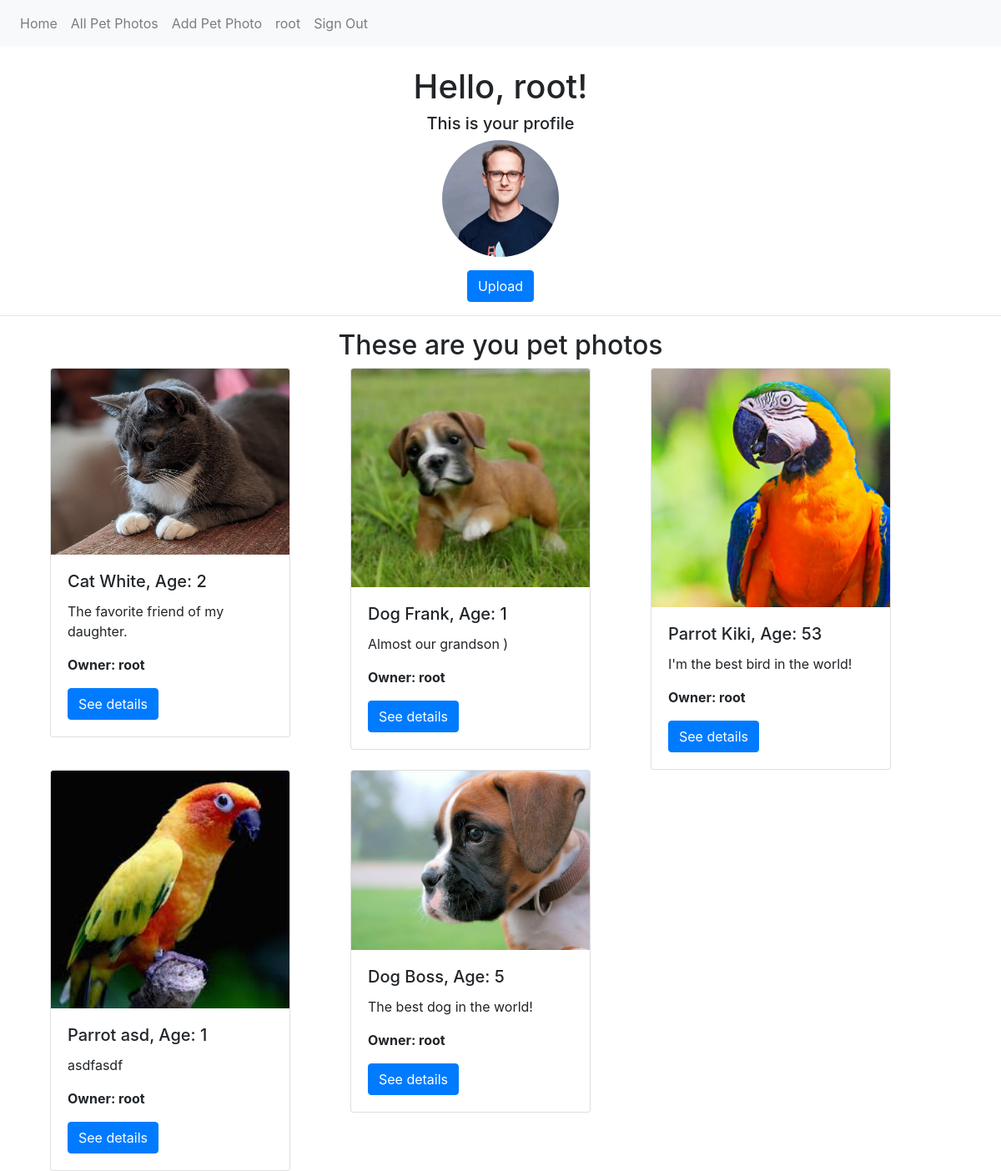
/accounts/profile/ (signed in), run on the app's committed database.
### accounts/models.py (models this page shows, shortened)
class UserProfile(models.Model):
    user = models.OneToOneField(User, on_delete=models.CASCADE)
    profile_picture = models.ImageField(upload_to='users', blank=True)

### pets/models.py (models this page shows, shortened)
class Pet(models.Model):
    PET_TYPES = (
        ('Dog', 'dog'),
        ('Cat', 'cat'),
        ('Parrot', 'parrot'),
        ('UNKNOWN', 'unknown'),
    )
    type = models.CharField(max_length=7, choices=PET_TYPES, default='UNKNOWN')
    name = models.CharField(max_length=6, blank=False)
    age = models.IntegerField(blank=False)
    description = models.TextField(blank=False)
    image = models.ImageField(upload_to='images')
    user = models.ForeignKey(UserProfile, on_delete=models.CASCADE)
    class Meta:
        ordering = ['id']

### accounts/views.py (the view)
def user_profile(request, pk=None):
    user = request.user if pk is None else User.objects.get(pk=pk)
    if request.method == "GET":
        context = {
            'user': user,
            'profile': user.userprofile,
            'pets': user.userprofile.pet_set.all(),
            'form': UserProfileForm(),
        }
        return render(request, 'accounts/user_profile.html', context)
    else:
        form = UserProfileForm(request.POST, request.FILES, isinstance=user.userprofile)
        if form.is_valid():
            form.save()
        return redirect('current_user_profile')

### templates/accounts/user_profile.html (shortened to what this page needs)
{% extends 'base_page.html' %}
{% block container %}
    <div class="text-center">
        <h1>Hello, {{ user.username }}!</h1>
        <h5>This is your profile</h5>
        {% if profile.profile_picture %}
            <img class="rounded-circle mb-3" src="{{ profile.profile_picture.url }}"
                 alt="Generic placeholder image" width="140" height="140">
        {% else %}
            <img class="rounded-circle mb-3"
                 src="https://afribary.com/authors/anonymous-user/photo"
                 alt="Generic placeholder image" width="140" height="140">
        {% endif %}
        <div class="w-50 m-auto">
            <form method="post" action="{% url 'current_user_profile' %}" enctype="multipart/form-data">
                <button class="btn btn-primary">Upload</button>
            </form>
        </div>
    </div>
    <hr>
    {% if pets %}
        <h2 class='text-center'>These are you pet photos</h2>
        <div class="container">
        <div class="row container">
                {% for pet in pets %}
                    <div class="col-lg-4">
                        <div class="card" style="width: 18rem;">
                            <img src="{{ pet.image.url }}" class="card-img-top" alt="Image of {{ pet.name }}">
                            <div class="card-body">
                                <h5 class="card-title">{{ pet.type }} {{ pet.name }}, Age: {{ pet.age }}</h5>
                                <p class="card-text">{{ pet.description }}</p>
                                <p class="card-text"><strong>Owner: {{ pet.user.user.username }}</strong></p>
                                <a href="{% url 'pet details' pet.pk %}" class="btn btn-primary">See details</a>
                            </div>
                        </div>
                    </div>
                {% endfor %}
            </div>
        </div>
    {% else %}
        <div class="text-center">
            <h2>You have no pets</h2>
            <a href="{% url 'pet_create' %}" class="btn btn-success">Add Pet Photo</a>
        </div>
    {% endif %}
{% endblock %}

### templates/base_page.html (shortened to what this page needs)
<!DOCTYPE html>
<html lang="en">
   <head>
      <link rel="stylesheet" href="https://stackpath.bootstrapcdn.com/bootstrap/4.3.1/css/bootstrap.min.css">
      <link rel="stylesheet" href="https://stackpath.bootstrapcdn.com/font-awesome/4.7.0/css/font-awesome.min.css">
   </head>
   <body>
      <nav class="navbar navbar-expand-lg navbar-light bg-light" style="margin-bottom:2%">
         <div class="collapse navbar-collapse" id="navbarNavDropdown">
            <ul class="navbar-nav">
                <a class="nav-link" href="/">Home</a>
                <li class="nav-item">
                    <a class="nav-link" href="{% url 'list pets' %}">All Pet Photos</a>
                </li>
                <li class="nav-item">
                    <a class="nav-link" href="{% url 'pet_create' %}">Add Pet Photo</a>
                </li>
                {% if user.is_authenticated %}
                    <li class="nav-item">
                        <a class="nav-link" href="{% url 'user_profile' user.pk %}">{{ user.username }}</a>
                    </li>
                    <li class="nav-item">
                        <a class="nav-link" href="{% url 'signout_user' %}">Sign Out</a>
                    </li>
                {% endif %}
            </ul>
         </div>
      </nav>
      {% block container %}
      {% endblock container %}
   </body>
   </body>
</html>

### data on the page
UserProfile: profile_picture (picture)
Pet: image (picture), type "Cat", name "White", age "2", description "The favorite friend of my daughter.", user.user.username "root"
Pet: image (picture), type "Dog", name "Frank", age "1", description "Almost our grandson )", user.user.username "root"
Pet: image (picture), type "Parrot", name "Kiki", age "53", description "I'm the best bird in the world!", user.user.username "root"
Pet: image (picture), type "Parrot", name "asd", age "1", description "asdfasdf", user.user.username "root"
Pet: image (picture), type "Dog", name "Boss", age "5", description "The best dog in the world!", user.user.username "root"

### other printed values
{{ user.username }} "root"
